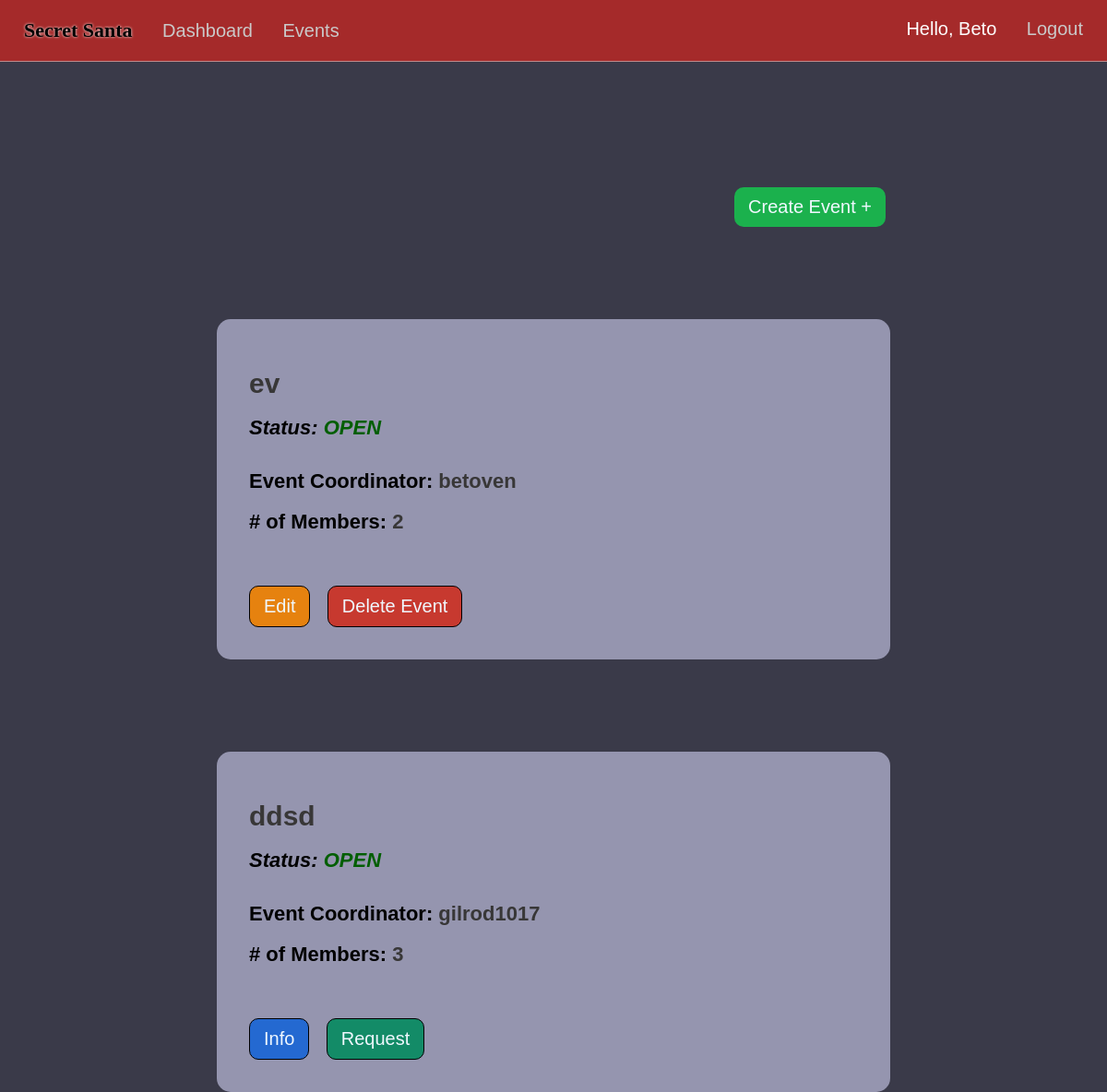
/events (signed in), run on an earlier commit of the app's database.
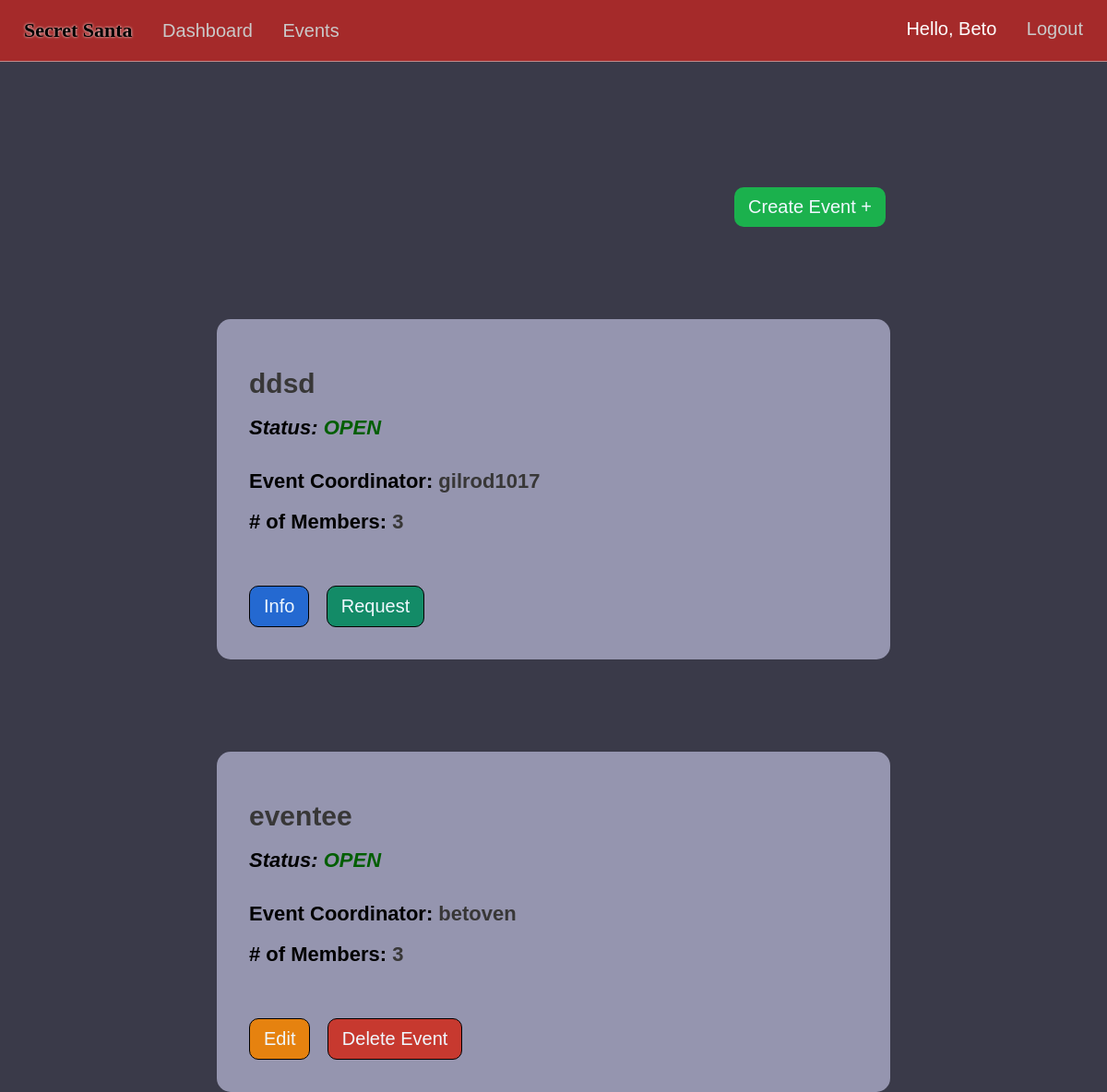
And on a later commit of the database.
### market/models.py (models this page shows, shortened)
class User(db.Model, UserMixin):
    id = db.Column(db.Integer(), primary_key=True)
    username = db.Column(db.String(length=30), nullable=False, unique=True)
    first_name = db.Column(db.String(length=50), nullable=False)
    last_name = db.Column(db.String(length=50), nullable=False)
    email_address = db.Column(db.String(length=50), nullable=False, unique=True)
    password_hash = db.Column(db.String(length=60), nullable=False)
    items = db.relationship('Item', backref='owned_user', lazy=True)
    events = db.relationship('Event', backref='coordinator', lazy=True)
    events_attending = db.relationship('EventMembers', backref='attendees', lazy=True)
    @property
    def password(self):
        return self.password_hash

class Event(db.Model):
    event_id = db.Column(db.Integer(), primary_key=True)
    coordinator_id = db.Column(db.Integer(), db.ForeignKey('user.id'), nullable=False)
    event_name = db.Column(db.String(length=75), nullable=False, unique=True)
    event_date = db.Column(db.Date())
    event_status = db.Column(db.String(length=20))
    members = db.relationship('EventMembers', backref='attended_events', lazy=True)
    fields = db.relationship('EventFields', backref='event_for_field', lazy=True)

### market/routes.py (the view)
@app.route("/events")
@login_required
def events_page():
    events=Event.query.order_by(Event.event_status.desc()).all()
    return render_template('events.html', events=events)

### market/models.py (called while the page is built)
@login_manager.user_loader
def load_user(user_id):
    return User.query.get(int(user_id))

### market/templates/events.html (shortened to what this page needs)
{% extends 'base.html' %}
  {% block style %}
  <link rel= "stylesheet" type= "text/css" href= "{{ url_for('static',filename='styles/events.css') }}">
  {% endblock %}
  {% block content %}
    {% if events %}
    <center>
    <div class="create-btn-div-true">
    <a href="{{url_for('create_event')}}"><button class="create-btn-yes">Create Event +</button></a>
    </div>
      <div class="create-div">
      {% for event in events %}
      <div class="event">
        <div class="titles-div">
          <h1 class="e-title"><span class="event-info event-info-title">{{event.event_name}}</span></h1>
          <h1 class="e-title e-status"><i>Status:
            {% if event.event_status|title=='Open' %}
              <span class="event-status-info-open">{{event.event_status|upper}}</i></span></h1><br>
              {% elif event.event_status|title=='Closed' %}
            <span class="event-status-info-closed">{{event.event_status|upper}}</i></span></h1><br>
            {% endif %}
          <h1 class="e-title">Event Coordinator: <span class="event-info">{{event.coordinator.username}}</span></h1>
          <h1 class="e-title"># of Members: <span class="event-info">
            {% set count = [] %}
            {% for person in event.members%}
              {% if person.status == 'member'%}
                {% set _ = count.append(person) %}
              {% endif %}
            {% endfor %}
            {{count|length}}
          </span></h1>
        </div>
        <br><br><br><br>
        <div class="buttons">
          {% if current_user.is_authenticated and current_user.id == event.coordinator.id %}
            <a href="{{ url_for('event_info', event_id=event.event_id) }}"><button class="edit-btn">Edit</button></a>
            <a href="{{ url_for('delete_event', event_id=event.event_id) }}"><button class="delete-btn">Delete Event</button></a>
            {% else %}
              <a href="{{ url_for('event_info', event_id=event.event_id) }}"><button class="info-btn">Info</button></a>
              {% if event.event_status=='open'%}
              <a href="{{ url_for('request_event', event_id=event.event_id, member_id=current_user.id) }}"><button class="request-btn">Request</button></a>
              {% endif %}
            {% endif %}
        </div>
      </div>
      {% endfor %}
    </div></center>
    {% else %}
    <center>
    <div class="no-event-div">
    <p>Be the First To Create An Event!</p>
    <a href="{{url_for('create_event')}}"><button class="create-btn">Create Event +</button></a>
    </div></center>
    {% endif %}
  {% endblock %}

### market/templates/base.html (shortened to what this page needs)
<!DOCTYPE html>
<html lang="en">
<head>
  <link rel= "stylesheet" type= "text/css" href= "{{ url_for('static',filename='styles/main.css') }}">
  {% block style %}
  {% endblock %}
</head>
<body>
  <nav>
    <ul class="top-left-nav">
      <a href="{{ url_for('home_page') }}" ><li class="li-title">
        Secret Santa
      </li></a>
    {% if current_user.is_authenticated %}
      <li>
        <a href="{{ url_for('dashboard_page') }}" class="nav-item">Dashboard</a>
      </li>
      <li>
        <a href="{{ url_for('events_page') }}" class="nav-item">Events</a>
      </li>
    {% endif %}
    </ul>
    {% if current_user.is_authenticated %}
    <ul class="top-right-nav">
      <li>
        <p class="nav-name">Hello, {{ current_user.first_name.title() }} </p>
      </li>
      <li>
        <a class="nav-item" href="{{ url_for('logout_page') }}">Logout</a>
      </li>
    </ul>
    {% endif %}
  </nav>
  {% block content %}
  {% endblock %}
</body>
</html>

### market/static/styles/main.css (style rules this page uses)
* { margin: 0px; box-sizing: border-box; }
body { margin-top: 66px; font-family: Arial, Helvetica, sans-serif; background-color: rgb(58, 58, 73); color: white; padding: 0px 10px; padding-bottom: 80px; }
nav { display: flex; justify-content: space-between; background-color: brown; padding: 20px 20px; position: fixed; right: 0px; left: 0px; top:0px; z-index: 1000; color: black; font-family:'Gill Sans', 'Gill Sans MT', Calibri, 'Trebuchet MS', sans-serif; font-size: 20px; border-bottom: 1px solid rgba(209, 208, 208, 0.589); }
.li-title { font-weight: bolder; font-size: 22px; font-family: 'Grinched'; text-shadow: 0px 0px 3px white; }
.top-left-nav { list-style: none; padding: 0px; display: inline-block; }
.top-left-nav li,.top-right-nav li { display: inline-block; margin-right: 6px; margin-left: 6px; }
.top-right-nav { list-style: none; padding: 0px; display: inline-block; }
.nav-item { text-decoration: none; color: rgb(202, 201, 201); margin-left: 15px; }
.nav-name { text-decoration: none; color: rgb(255, 255, 255); }
a { text-decoration: none; color: Black; }

### market/static/styles/events.css (style rules this page uses)
body { margin-top: 80px; padding: 0px 10px; }
.event { background-color: rgb(149, 149, 175); min-height: 350px; max-width: 750px; margin-top: 100px; border-radius: 15px; text-align: left; padding:35px; font-size: 12px; display: flex; flex-direction:column; justify-content:space-between; margin-left: 10px; margin-right: 10px; }
.event-info-title { font-size: 30px; }
.e-title { margin-top: 18px; font-size: 22px; color: rgb(0, 0, 0); font-family: 'Gill Sans', 'Gill Sans MT', Calibri, 'Trebuchet MS', sans-serif; }
.e-status { color:rgb(0, 0, 0); }
.event-status-info-open { color:rgb(1, 94, 1); font-weight: bold; }
.titles-div { display: inline-block; }
.event-info { color: rgb(56, 55, 55); }
.request-btn { border:1px solid black; cursor: pointer; background-color: rgb(19, 139, 103); color: aliceblue; padding: 10px 15px; border-radius: 10px; font-size: 20px; font-family: 'Gill Sans', 'Gill Sans MT', Calibri, 'Trebuchet MS', sans-serif; margin-right: 15px; }
.delete-btn { cursor: pointer; background-color: rgb(199, 57, 47); border: none; color: aliceblue; padding: 10px 15px; border-radius: 10px; font-size: 20px; font-family: 'Gill Sans', 'Gill Sans MT', Calibri, 'Trebuchet MS', sans-serif; border:1px solid black; }
.info-btn { cursor: pointer; background-color: rgb(36, 105, 209); border: none; color: aliceblue; padding: 10px 15px; border-radius: 10px; font-size: 20px; font-family: 'Gill Sans', 'Gill Sans MT', Calibri, 'Trebuchet MS', sans-serif; margin-right: 15px; border:1px solid black; }
.create-div { max-width: 750px; }
.create-btn-div-true { padding-top: 123px; padding-right: 15px; display:flex; max-width: 750px; justify-content: end; }
.create-btn-yes { cursor: pointer; background-color: rgb(27, 177, 77); border: none; color: aliceblue; padding: 10px 15px; border-radius: 10px; font-size: 20px; font-family: 'Gill Sans', 'Gill Sans MT', Calibri, 'Trebuchet MS', sans-serif; }
.edit-btn { cursor: pointer; background-color: rgb(230, 130, 15); border: none; color: aliceblue; padding: 10px 15px; border-radius: 10px; font-size: 20px; font-family: 'Gill Sans', 'Gill Sans MT', Calibri, 'Trebuchet MS', sans-serif; margin-right: 15px; border:1px solid black; }

What changed in the data, as far as the page shows it:
removed Event: event_name "ev", event_status "OPEN", coordinator.username "betoven", count "2"
added Event: event_name "eventee", event_status "OPEN", coordinator.username "betoven", count "3"
